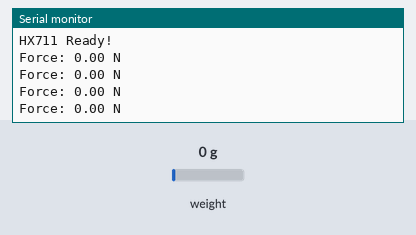
This sketch was run on a simulated Arduino Uno, built with avr-gcc and run on an emulated ATmega328P. On the bench: the last lines printed to the serial monitor. The inputs (shaded band) are chosen by the test bench; at power-on: weight on the scale 0 g.

Above: at 1.8 s.
1.9 s: weight on the scale set to 100 g
At 2.4 s:
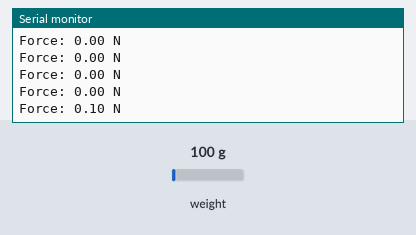
3.4 s: weight on the scale set to 1250 g
At 3.9 s:
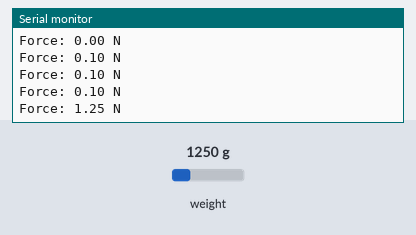
Timing chart, 0 to 6.4 s (numbered marks = the images above; inputs shaded):
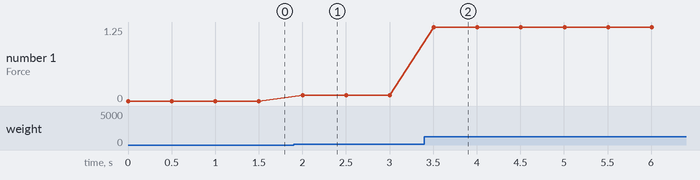

Measured:
- after the input at 1.9 s, the serial monitor: prints a new line after 0.10 s (image 1)
- after the input at 3.4 s, the serial monitor: prints a new line after 0.10 s (image 2)
- plotted number 1: 0 → 0.1 after the input at 1.9 s, 0.1 → 1.25 after the input at 3.4 s

The sketch:

Arduino_test_07_02.ino
```cpp
/*void setup() {
  //pinMode(13, OUTPUT);
  delay(2000);

}

void loop() {
  //digitalWrite(13, HIGH);
}
*/

//void setup() {
  //pinMode(13, OUTPUT);
  //Serial.begin(9600);
//}

//void loop() {
  //digitalWrite(13, HIGH);
  //delay(500);
  //digitalWrite(13, LOW);
  //delay(500);
 // Serial.print("hi\n");
//}

#include <HX711_ADC.h>

// Define HX711 pins
#define DT 3
#define SCK 2

// Create HX711 object
HX711_ADC scale(DT, SCK);

void setup() {
    Serial.begin(115200);
    scale.begin();
    scale.setCalFactor(42700000.2085);  // Calibration factor (adjust this)
    Serial.println("HX711 Ready!");
}

void loop() {
    scale.update();
    float force = scale.getData();  // Get calibrated force
    Serial.print("Force: ");
    Serial.print(force);
    Serial.println(" N");
    delay(500);
}
```
